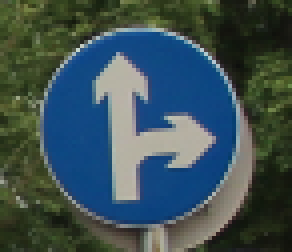
%> input picture imatges_senyals/train/d_obligatoria/020_0002.png, 73 x 63 px (shown 4 times larger); its folder holds only this picture in this run
$ octave descriptorsEntrenament.m   (GNU Octave 9; MATLAB toolbox functions it lacks are replaced by stand-ins)
%> lines starting %> are read from the running program, lines starting %| are printed output that depends on the picture; in (x1, y1, x2, y2) boxes, pixels count from 0 and x2, y2 are one past the last pixel; in counts of white or black regions, pixels touching at a corner belong together; the program's own positions count from 1
%> further down, img is the input picture: size 63x73x3 uint8; mean R, G, B 60.7, 80.7, 84.1
### extractDescriptors5Models.m
function [desc_forma, desc_color, desc_detall] = extractDescriptors5Models(img)
    % Extreu descriptors per als 5 models jeràrquics

    % Inicialitzar
    desc_forma = zeros(1, 16);
    desc_color = zeros(1, 15);
    desc_detall = zeros(1, 30);

    try
        %% 1. PREPROCESSAMENT BÀSIC
        [rows, cols, ~] = size(img);
%> rows = 63; cols = 73
        img_hsv = rgb2hsv(img);
%> img_hsv: size 63x73x3 double; mean H, S, V 0.342, 0.49, 0.389
        img_gray = rgb2gray(img);

        H = img_hsv(:,:,1);
        S = img_hsv(:,:,2);
        V = img_hsv(:,:,3);
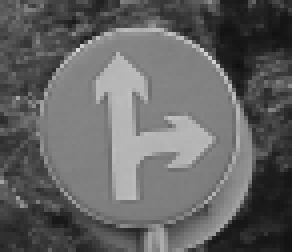
%> V: size 63x73 double (shown 4 times larger); min 0.0588, max 0.843, mean 0.389

        % Normalitzar RGB
        VAL = ones(rows, cols, 'double');
        normalized_hsv = cat(3, H, S, VAL);
%> normalized_hsv: size 63x73x3 double; mean H, S, V 0.342, 0.49, 1
        rgb_norm = hsv2rgb(normalized_hsv);
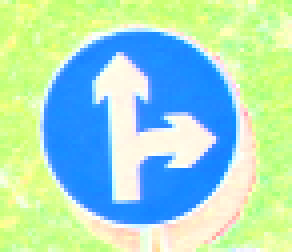
%> rgb_norm: size 63x73x3 double (shown 4 times larger); mean R, G, B 0.658, 0.855, 0.775
        R = rgb_norm(:,:,1);
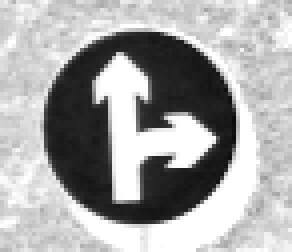
%> R: size 63x73 double (shown 4 times larger); min 0.0442, max 1, mean 0.658
        G = rgb_norm(:,:,2);
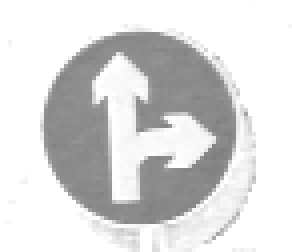
%> G: size 63x73 double (shown 4 times larger); min 0.496, max 1, mean 0.855
        B = rgb_norm(:,:,3);
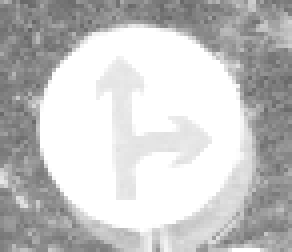
%> B: size 63x73 double (shown 4 times larger); min 0.394, max 1, mean 0.775

        %% 2. SEGMENTACIÓ PER COLOR
        % Màscares de color
        red_mask = (R > 0.5) & (G < 0.5) & (B < 0.5);
%> red_mask: size 63x73 logical; every value is 0
        blue_mask = (B > 0.5) & (R < 0.4) & (G < 0.5);
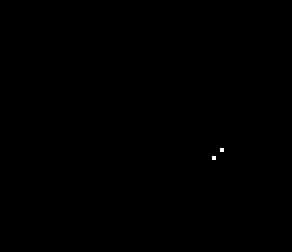
%> blue_mask: size 63x73 logical (shown 4 times larger); 0.04% white in thin lines or dots, all inside (x1, y1, x2, y2) = (53, 37, 56, 40)
        yellow_mask = (R > 0.5) & (G > 0.45) & (B < 0.35);
        white_mask = (R > 0.7) & (G > 0.7) & (B > 0.7) & (S < 0.3);
%> white_mask: size 63x73 logical; 25.9% white; 28 white regions (25 under 20 px), largest, box (x1, y1, x2, y2) and area: (7, 6, 68, 63) 653, (24, 13, 54, 50) 451, (64, 4, 73, 12) 28

        color_mask = red_mask | blue_mask | yellow_mask | white_mask;
        color_mask = color_mask & (S > 0.2);
%> color_mask: size 63x73 logical; 6.7% white in thin lines or dots
        color_mask = imclose(color_mask, strel('disk', 2));
%> color_mask: size 63x73 logical; 9.5% white in thin lines or dots
        color_mask = imfill(color_mask, 'holes');
        color_mask = bwareaopen(color_mask, 150);
%> color_mask: size 63x73 logical; 3.3% white; 1 white region

        %% 3. EXTRACCIÓ REGIÓ D'INTERÈS
        stats = regionprops(color_mask, 'Area', 'PixelIdxList');
%> stats = 1 region; Area: 152
        if isempty(stats)
            return;
        end

        [~, idx] = max([stats.Area]);
%> idx = 1
        roi_mask = false(rows, cols);
        roi_mask(stats(idx).PixelIdxList) = true;

        % Imatge segmentada
        img_seg = img;
        for c = 1:3
            ch = img_seg(:,:,c);
            ch(~roi_mask) = 0;
            img_seg(:,:,c) = ch;
        end
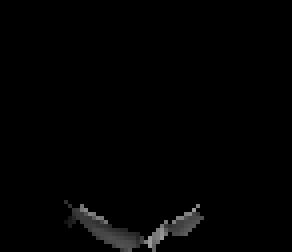
%> ch: size 63x73 uint8 (shown 4 times larger); min 0, max 153, mean 2.5

        %% 4. DESCRIPTORS DE FORMA (Model 1)
        stats_forma = regionprops(roi_mask, 'Area', 'Perimeter', 'Eccentricity', ...
            'Solidity', 'Extent', 'BoundingBox', 'MajorAxisLength', ...
            'MinorAxisLength', 'ConvexArea', 'EquivDiameter');
%> stats_forma = 1 region; box (x1, y1, x2, y2), Area, MajorAxisLength, MinorAxisLength, Eccentricity and EquivDiameter: (16, 50, 51, 63) 152 39.17 10.85 0.961 13.91

        if ~isempty(stats_forma)
            area = stats_forma(1).Area;
%> area = 152
            perimeter = stats_forma(1).Perimeter;
%> perimeter = 94.57
            bbox = stats_forma(1).BoundingBox;
%> bbox = [16.5 50.5 35 13]

            % Circularitat
            circularity = (4 * pi * area) / (perimeter^2);
%> circularity = 0.214

            % Rectangularitat
            bbox_area = bbox(3) * bbox(4);
%> bbox_area = 455
            rectangularity = area / bbox_area;
%> rectangularity = 0.334

            % Nombre de vèrtexs
            boundary = bwboundaries(roi_mask, 'noholes');
%> boundary = 1 boundary; box (x1, y1, x2, y2) and points: (16, 50, 51, 63) 77
            num_vertices = 0;
            if ~isempty(boundary)
                simplified = reducepoly(boundary{1}, 0.02);
                num_vertices = size(simplified, 1);
            end

            % Fourier per forma
            fourier_forma = zeros(1, 3);
            try
                contorn = bwperim(roi_mask);
                [y, x] = find(contorn);
                if length(x) > 10
                    centro = [mean(x), mean(y)];
                    s = (x - centro(1)) + 1i * (y - centro(2));
                    z = fft(s(:));
                    if abs(z(1)) > 0
                        z_norm = z / abs(z(1));
                        fourier_forma = abs(z_norm(1:3))';
                    end
                end
            catch
            end

            % Descriptors de forma
            desc_forma = [
                circularity, stats_forma(1).Eccentricity, ...
                stats_forma(1).Solidity, stats_forma(1).Extent, ...
                bbox(3)/bbox(4), ...
                stats_forma(1).MajorAxisLength / max(stats_forma(1).MinorAxisLength, 1), ...
                perimeter^2 / (4 * pi * area), circularity, ...
                num_vertices, fourier_forma, perimeter, area, ...
                rectangularity, stats_forma(1).EquivDiameter
            ];
        end

        %% 5. DESCRIPTORS DE COLOR (Model 2)
        % Estadístiques dins la ROI
        R_roi = R(roi_mask);
        G_roi = G(roi_mask);
        B_roi = B(roi_mask);
        H_roi = H(roi_mask);
        S_roi = S(roi_mask);
        V_roi = V(roi_mask);

        if ~isempty(R_roi)
            % Percentatges
            pct_red = sum(red_mask(roi_mask)) / sum(roi_mask(:));
            pct_blue = sum(blue_mask(roi_mask)) / sum(roi_mask(:));
            pct_white = sum(white_mask(roi_mask)) / sum(roi_mask(:));
            pct_yellow = sum(yellow_mask(roi_mask)) / sum(roi_mask(:));

            % Mitjanes
            mean_red = mean(R_roi);
            mean_green = mean(G_roi);
            mean_blue = mean(B_roi);
            mean_hue = mean(H_roi);
            mean_saturation = mean(S_roi);
            mean_value = mean(V_roi);

            % Desviacions
            std_red = std(double(R_roi));
            std_blue = std(double(B_roi));

            % Ratios
            red_blue_ratio = mean_red / max(mean_blue, 0.01);
            red_green_ratio = mean_red / max(mean_green, 0.01);

            % Entropia de color
            color_hist = histcounts(H_roi, 0:0.1:1);
            color_hist = color_hist / sum(color_hist);
            color_entropy = -sum(color_hist .* log2(color_hist + eps));

            % Descriptors de color
            desc_color = [
                pct_red, pct_blue, pct_white, pct_yellow, ...
                mean_red, mean_green, mean_blue, mean_hue, ...
                mean_saturation, mean_value, std_red, std_blue, ...
                red_blue_ratio, red_green_ratio, color_entropy
            ];
        end

        %% 6. DESCRIPTORS DETALLATS (Models 3-5)
        if ~isempty(R_roi)
            % Percentatges addicionals
            pct_black = sum(V_roi < 0.2) / length(V_roi);

            % Estadístiques addicionals
            std_green = std(double(G_roi));
            hue_std = std(H_roi);
            sat_std = std(S_roi);

            % Simetria
            symmetry_x = computeSymmetrySimple(roi_mask, 'horizontal');
            symmetry_y = computeSymmetrySimple(roi_mask, 'vertical');

            % Textura
            img_gray_roi = img_gray;
            img_gray_roi(~roi_mask) = 0;

            contrast = 0; energy = 0; homogeneity = 0;
            try
                glcm = graycomatrix(img_gray_roi, 'Offset', [0 1], 'Symmetric', true);
                stats_glcm = graycoprops(glcm);
                contrast = stats_glcm.Contrast;
                energy = stats_glcm.Energy;
                homogeneity = stats_glcm.Homogeneity;
            catch
            end

            % Fourier addicional
            fourier_detall = zeros(1, 4);
            try
                contorn = bwperim(roi_mask);
                [y, x] = find(contorn);
                if length(x) > 10
                    centro = [mean(x), mean(y)];
                    s = (x - centro(1)) + 1i * (y - centro(2));
                    z = fft(s(:));
                    if abs(z(1)) > 0
                        z_norm = z / abs(z(1));
                        fourier_detall = abs(z_norm(1:4))';
                    end
                end
            catch
            end

            % Edges
            edges_roi = edge(img_gray_roi, 'Canny', [0.1 0.2]);
            pct_edges = sum(edges_roi(roi_mask)) / sum(roi_mask(:));

            % Textons simples
            img_gray_roi_double = double(img_gray_roi) / 255;
            texton1 = mean(img_gray_roi_double(1:floor(end/2), :), 'all');
            texton2 = mean(img_gray_roi_double(floor(end/2)+1:end, :), 'all');

            % Descriptors detallats
            desc_detall = [
                pct_red, pct_blue, pct_white, pct_yellow, pct_black, ...
                mean_red, mean_green, mean_blue, std_red, std_green, ...
                mean_hue, hue_std, mean_saturation, sat_std, ...
                circularity, stats_forma(1).Solidity, stats_forma(1).Extent, ...
                perimeter^2 / (4 * pi * area), ...
                fourier_detall, pct_edges, contrast, energy, homogeneity, ...
                symmetry_x, symmetry_y, texton1, texton2
            ];
        end

    catch ME
        fprintf('Error en extractDescriptors5Models: %s\n', ME.message);
    end
end

### descriptorsEntrenament.m
%% PRÀCTICA VC - EXTRACCIÓ DE DESCRIPTORS PER 5 MODELS JERÀRQUICS
% Genera taules per entrenar 5 models al Classification Learner

clear; clc; close all;

%% CONFIGURACIÓ
train_path = 'imatges_senyals/train';
categorias = {
    'd_obligatoria',        % circular, azul, flecha blanca
    'd_prohibida',          % circular, roja con franja blanca
    'limit',                % circular, blanca y roja, numeros negros
    'no_aparcar',           % circular, azul con rayas rojas
    'no_girar',             % circular, blanca con flecha negra tachada de rojo
    'no_soroll',            % circular, blanca con bocina negra tachada de rojo
    'stop',                 % octogonal, roja con letras blancas STOP
    'vianant',              % triangular, amarilla con persona negra
    'zona_bici',            % circular, azul con bici blanca
    'zona_cotxe'            % circular, azul con coche blanco
};

%% VERIFICAR ESTRUCTURA
if ~exist(train_path, 'dir')
    fprintf('ERROR: No existeix el directori: %s\n', train_path);
    return;
end

%% INICIALITZAR ESTRUCTURES
% Model 1: Formes (triangular/circular/octogonal)
descriptors_forma = [];
labels_forma = {};

% Model 2: Color principal (roig/blau/blanc)
descriptors_color = [];
labels_color = {};

% Model 3: Circulars roges (d_prohibida)
descriptors_circ_rojo = [];
labels_circ_rojo = {};

% Model 4: Circulars blaves (d_obligatoria, no_aparcar, zona_bici, zona_cotxe)
descriptors_circ_azul = [];
labels_circ_azul = {};

% Model 5: Circulars blanques (limit, no_girar, no_soroll)
descriptors_circ_blanco = [];
labels_circ_blanco = {};

%% DESCRIPTORS PER CADA MODEL
% Noms dels descriptors per cada model
descriptor_names_forma = {
    'Circularity', 'Eccentricity', 'Solidity', 'Extent', ...
    'AspectRatio', 'AxisRatio', 'Compactness', 'FormFactor', ...
    'NumVertices', 'Fourier1', 'Fourier2', 'Fourier3', ...
    'Perimeter', 'Area', 'Rectangularity', 'EquivDiameter'
};

descriptor_names_color = {
    'PctRed', 'PctBlue', 'PctWhite', 'PctYellow', ...
    'MeanRed', 'MeanGreen', 'MeanBlue', 'MeanHue', ...
    'MeanSaturation', 'MeanValue', 'StdRed', 'StdBlue', ...
    'RedBlueRatio', 'RedGreenRatio', 'ColorEntropy'
};

descriptor_names_detall = {
    'PctRed', 'PctBlue', 'PctWhite', 'PctYellow', 'PctBlack', ...
    'MeanRed', 'MeanGreen', 'MeanBlue', 'StdRed', 'StdGreen', ...
    'HueMean', 'HueStd', 'SaturationMean', 'SaturationStd', ...
    'Circularity', 'Solidity', 'Extent', 'Compactness', ...
    'Fourier1', 'Fourier2', 'Fourier3', 'Fourier4', ...
    'PctEdges', 'Contrast', 'Energy', 'Homogeneity', ...
    'SymmetryX', 'SymmetryY', 'Texton1', 'Texton2'
};

%% PROCÉS PER CATEGORIA
fprintf('=== EXTRACCIÓ DE DESCRIPTORS ===\n');

for cat_idx = 1:length(categorias)
    categoria = categorias{cat_idx};
    carpeta = fullfile(train_path, categoria);

    if ~exist(carpeta, 'dir')
        fprintf('ADVERTÈNCIA: No existeix la carpeta: %s\n', carpeta);
        continue;
    end

    fprintf('Processant: %s\n', categoria);

    % Llistar imatges
    archivos = dir(fullfile(carpeta, '*.png'));
    if isempty(archivos)
        archivos = dir(fullfile(carpeta, '*.jpg'));
    end
    if isempty(archivos)
        archivos = dir(fullfile(carpeta, '*.jpeg'));
    end

    if isempty(archivos)
        fprintf('  No s''han trobat imatges\n');
        continue;
    end

    for img_idx = 1:length(archivos)
        img_path = fullfile(carpeta, archivos(img_idx).name);

        try
            img = imread(img_path);

            if isempty(img) || ndims(img) < 3
                continue;
            end

            % Extreure descriptors jeràrquics
            [desc_forma, desc_color, desc_detall] = extractDescriptors5Models(img);
%> desc_forma = [0 0 0 0 0 0 0 0 0 0 0 0 0 0 0 0]; desc_color = [0 0 0 0 0 0 0 0 0 0 0 0 0 0 0]; desc_detall = 30 values from 0 to 0

            % Determinar etiquetes segons categoria
            % Etiqueta per Model 1 (Forma)
            if strcmp(categoria, 'stop')
                label_forma = 'octagonal';
            elseif strcmp(categoria, 'vianant')
                label_forma = 'triangular';
            else
                label_forma = 'circular';
            end

            % Etiqueta per Model 2 (Color)
            if ismember(categoria, {'d_prohibida', 'stop'})
                label_color = 'red';
            elseif ismember(categoria, {'d_obligatoria', 'no_aparcar', 'zona_bici', 'zona_cotxe'})
                label_color = 'blue';
            else
                label_color = 'white';
            end

            % Afegir a Model 1 (Formes)
            if ~isempty(desc_forma)
                descriptors_forma = [descriptors_forma; desc_forma];
%> descriptors_forma = [0 0 0 0 0 0 0 0 0 0 0 0 0 0 0 0]
                labels_forma = [labels_forma; label_forma];
            end

            % Afegir a Model 2 (Colors)
            if ~isempty(desc_color)
                descriptors_color = [descriptors_color; desc_color];
%> descriptors_color = [0 0 0 0 0 0 0 0 0 0 0 0 0 0 0]
                labels_color = [labels_color; label_color];
            end

            % Afegir a Models 3-5 segons tipus
            if ~isempty(desc_detall)
                % Model 3: Circulars roges
                if strcmp(label_color, 'red') && strcmp(label_forma, 'circular')
                    descriptors_circ_rojo = [descriptors_circ_rojo; desc_detall];
                    labels_circ_rojo = [labels_circ_rojo; categoria];

                % Model 4: Circulars blaves
                elseif strcmp(label_color, 'blue') && strcmp(label_forma, 'circular')
                    descriptors_circ_azul = [descriptors_circ_azul; desc_detall];
%> descriptors_circ_azul = 30 values from 0 to 0
                    labels_circ_azul = [labels_circ_azul; categoria];

                % Model 5: Circulars blanques
                elseif strcmp(label_color, 'white') && strcmp(label_forma, 'circular')
                    descriptors_circ_blanco = [descriptors_circ_blanco; desc_detall];
                    labels_circ_blanco = [labels_circ_blanco; categoria];
                end
            end

            if mod(img_idx, 20) == 0
                fprintf('  Processades %d/%d\n', img_idx, length(archivos));
            end

        catch ME
            fprintf('  Error en %s\n', archivos(img_idx).name);
        end
    end
end
%> pass 2 of the loop `for cat_idx = 1:length(categorias)`:
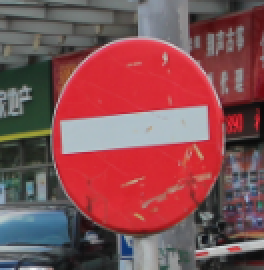
%> input picture imatges_senyals/train/d_prohibida/055_0004.png, 132 x 135 px (shown 2 times larger)
%> img is the input picture: size 135x132x3 uint8; mean R, G, B 131.3, 80.2, 83.9
%> img_hsv: size 135x132x3 double; mean H, S, V 0.621, 0.38, 0.543
%> img_gray: size 135x132 uint8
%> H: size 135x132 double
%> S: size 135x132 double
%> V: size 135x132 double
%> normalized_hsv: size 135x132x3 double; mean H, S, V 0.621, 0.38, 1
%> rgb_norm: size 135x132x3 double
%> R: size 135x132 double
%> G: size 135x132 double
%> B: size 135x132 double
%> in extractDescriptors5Models (call 2), `red_mask = (R > 0.5) & (G < 0.5) & (B < 0.5);`:
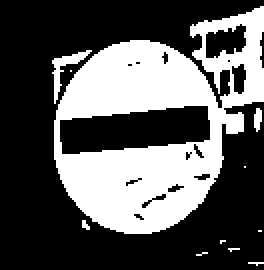
%> red_mask: size 135x132 logical (shown 2 times larger); 35.3% white; 11 white regions (8 under 20 px), largest, box (x1, y1, x2, y2) and area: (27, 3, 132, 117) 6075, (26, 25, 46, 52) 129, (127, 54, 131, 66) 36
%> blue_mask: size 135x132 logical; 0.1% white in thin lines or dots, all inside (x1, y1, x2, y2) = (61, 120, 66, 127)
%> yellow_mask: size 135x132 logical; 0.2% white in thin lines or dots, all inside (x1, y1, x2, y2) = (0, 33, 37, 70)
%> white_mask: size 135x132 logical; 50.4% white; 41 black regions (30 under 20 px), largest, box (x1, y1, x2, y2) and area: (0, 3, 132, 118) 7785, (0, 105, 35, 123) 505, (114, 110, 132, 120) 81
%> stats = 1 region; Area: 9668
%> after the loop in extractDescriptors5Models (call 2), `for c = 1:3`:
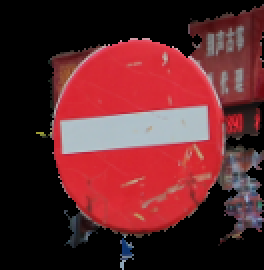
%> img_seg: size 135x132x3 uint8 (shown 2 times larger); mean R, G, B 92.5, 38.9, 42.6
%> stats_forma = 1 region; box (x1, y1, x2, y2), Area, MajorAxisLength, MinorAxisLength, Eccentricity and EquivDiameter: (18, 2, 132, 135) 9668 126.6 107.4 0.529 110.9
%> area = 9668
%> perimeter = 722.2
%> bbox = [18.5 2.5 114 133]
%> circularity = 0.233
%> bbox_area = 15162
%> rectangularity = 0.638
%> boundary = 1 boundary; box (x1, y1, x2, y2) and points: (18, 2, 132, 135) 590
%> descriptors_forma = 16 columns, first 8: [0 0 0 0 0 0 0 0; 0 0 0 0 0 0 0 0]
%> descriptors_color = 15 columns, first 8: [0 0 0 0 0 0 0 0; 0 0 0 0 0 0 0 0]
%> descriptors_circ_rojo = 30 values from 0 to 0

%% CREAR I GUARDAR TAULES
fprintf('\n=== CREANT TAULES PER CLASSIFICATION LEARNER ===\n');

% Model 1: Formes
if ~isempty(descriptors_forma)
%> (the run ends here)
